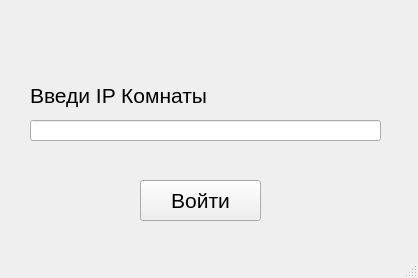
<?xml version="1.0" encoding="UTF-8"?>
<ui version="4.0">
 <class>MainWindow</class>
 <widget class="QMainWindow" name="MainWindow">
  <property name="geometry">
   <rect>
    <x>0</x>
    <y>0</y>
    <width>418</width>
    <height>278</height>
   </rect>
  </property>
  <property name="windowTitle">
   <string>MainWindow</string>
  </property>
  <widget class="QWidget" name="centralwidget">
   <widget class="QLabel" name="label_2">
    <property name="geometry">
     <rect>
      <x>30</x>
      <y>80</y>
      <width>341</width>
      <height>31</height>
     </rect>
    </property>
    <property name="font">
     <font>
      <pointsize>16</pointsize>
     </font>
    </property>
    <property name="text">
     <string>Введи IP Комнаты</string>
    </property>
   </widget>
   <widget class="QLineEdit" name="lineEdit_2">
    <property name="geometry">
     <rect>
      <x>30</x>
      <y>120</y>
      <width>351</width>
      <height>21</height>
     </rect>
    </property>
   </widget>
   <widget class="QPushButton" name="pushButton">
    <property name="geometry">
     <rect>
      <x>140</x>
      <y>180</y>
      <width>121</width>
      <height>41</height>
     </rect>
    </property>
    <property name="font">
     <font>
      <pointsize>16</pointsize>
     </font>
    </property>
    <property name="text">
     <string>Войти</string>
    </property>
   </widget>
  </widget>
  <widget class="QStatusBar" name="statusbar"/>
 </widget>
 <resources/>
 <connections/>
</ui>
